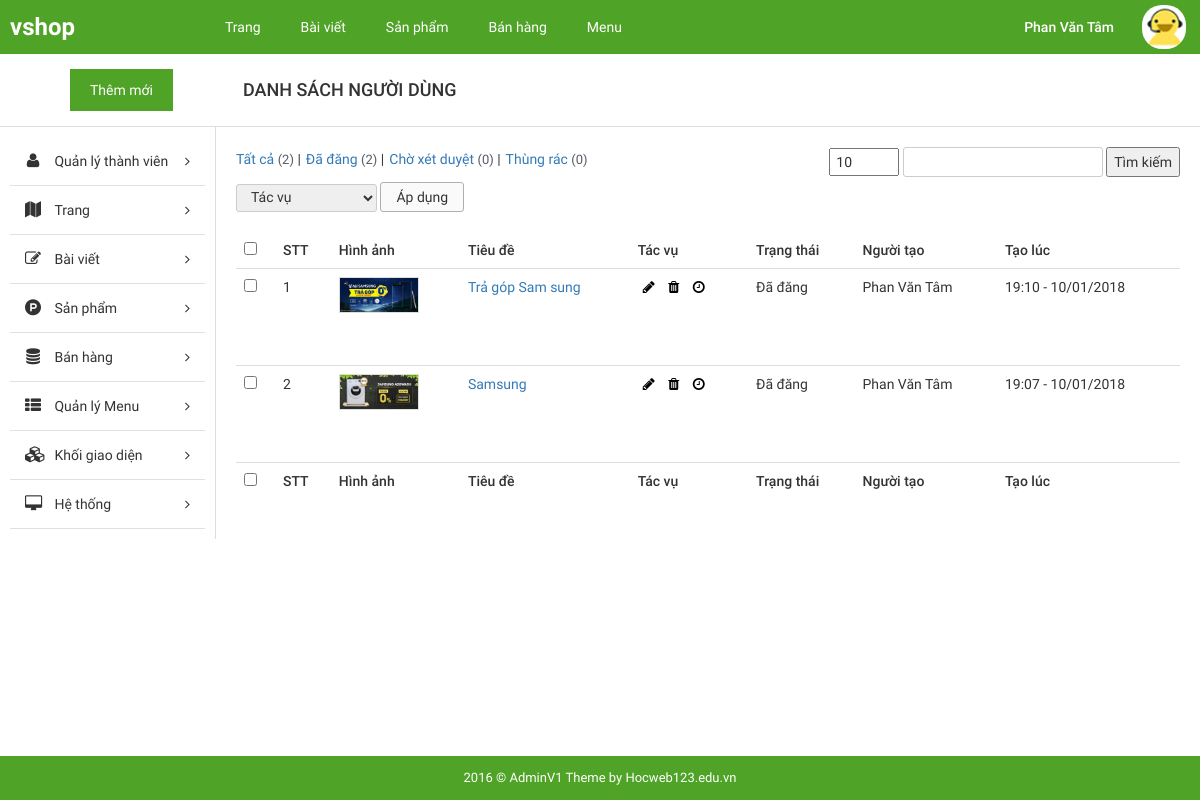
The page /admin/index.php?mod=theme&controller=slider&action=index (signed in) on the database its author committed.
### tables this page shows
CREATE TABLE `tbl_sytem` (
  `id` int(11) NOT NULL AUTO_INCREMENT,
  `title` varchar(200) NOT NULL,
  `describe` text NOT NULL,
  `tel` varchar(13) NOT NULL,
  `address` varchar(200) NOT NULL,
  `email` varchar(100) NOT NULL,
  `per_page` int(2) NOT NULL,
  PRIMARY KEY (`id`)
);

CREATE TABLE `tbl_user` (
  `user_id` int(5) NOT NULL AUTO_INCREMENT,
  `password` varchar(32) NOT NULL,
  `email` varchar(100) NOT NULL,
  `avatar` int(11) DEFAULT NULL,
  `level` int(1) NOT NULL DEFAULT '3',
  `salt` varchar(40) NOT NULL,
  `active` int(1) NOT NULL DEFAULT '1',
  `fullname` varchar(200) NOT NULL,
  `address` text,
  `tel` varchar(13) DEFAULT NULL,
  `facebook` varchar(200) DEFAULT NULL,
  `modify_at` int(12) DEFAULT NULL,
  `code_confirm` varchar(200) NOT NULL DEFAULT '{}',
  `create_at` int(11) NOT NULL,
  PRIMARY KEY (`user_id`),
  UNIQUE KEY `email` (`email`),
  KEY `avatar` (`avatar`),
  CONSTRAINT `tbl_user_ibfk_1` FOREIGN KEY (`avatar`) REFERENCES `tbl_media` (`media_id`)
);

CREATE TABLE `tbl_media` (
  `media_id` int(11) NOT NULL AUTO_INCREMENT,
  `url` varchar(200) NOT NULL,
  `title` varchar(200) DEFAULT NULL,
  `caption` varchar(200) DEFAULT NULL,
  `id_connect` int(11) DEFAULT '0',
  `active` int(1) NOT NULL DEFAULT '2',
  `type` int(1) NOT NULL,
  `create_at` int(11) NOT NULL,
  `create_by` int(11) DEFAULT NULL,
  PRIMARY KEY (`media_id`),
  KEY `id_connect` (`id_connect`),
  KEY `create_by` (`create_by`)
);

CREATE TABLE `tbl_slider` (
  `slider_id` int(11) NOT NULL AUTO_INCREMENT,
  `title` varchar(200) NOT NULL,
  `thumb` int(11) NOT NULL,
  `active` int(1) NOT NULL DEFAULT '2',
  `create_at` int(12) NOT NULL,
  `modify_at` int(12) NOT NULL,
  `create_by` int(5) NOT NULL,
  `modify_by` int(5) NOT NULL,
  PRIMARY KEY (`slider_id`),
  KEY `thumb` (`thumb`),
  KEY `create_by` (`create_by`),
  KEY `modify_by` (`modify_by`),
  CONSTRAINT `tbl_slider_ibfk_1` FOREIGN KEY (`thumb`) REFERENCES `tbl_media` (`media_id`)
);

### admin/modules/theme/views/indexSliderView.php (the view, shortened to what the rows shown need)
<?php get_header() ; ?>
    <div id="main-content-wp" class="list-post-page">
        <div class="section" id="title-page">
            <div class="clearfix">
                <a href="?mod=theme&controller=slider&action=add" title="" id="add-new" class="fl-left">Thêm mới</a>
                <h3 id="index" class="fl-left">Danh sách người dùng</h3>
            </div>
        </div>
        <div class="wrap clearfix">
            <div id="content" class="fl-right">
                <div class="section" id="detail-page">
                    <div class="section-detail">
                        <div class="filter-wp clearfix">
                            <ul class="post-status fl-left">
                                <li class="all"><a href="<?php echo $list_status['all']['url'] ;?>">Tất cả <span class="count">(<?php echo $list_status['all']['total'] ;?>)</span></a> |</li>
                                <li class="publish"><a href="<?php echo $list_status['active']['url'] ; ?>">Đã đăng <span class="count">(<?php echo $list_status['active']['total'] ; ?>)</span></a> |</li>
                                <li><a href="<?php echo $list_status['pending']['url'] ; ?>">Chờ xét duyệt <span class="count">(<?php echo $list_status['pending']['total'] ; ?>)</span></a> |</li>
                                <li <?php echo compare(get_info_user('level'),array('2','3'),"style='display:none' "); ?>><a href="<?php echo $list_status['trash']['url'] ; ;?>">Thùng rác <span class="count">(<?php echo $list_status['trash']['total'] ; ?>)</span></a></li>
                            </ul>
                            <form method="GET" action="" class="form-s fl-right">
                                <input style="width: 70px ;padding: 0px 5px; " min="1" type="number" value="<?php echo set_value('per_page') ;?>" name="per_page" />
                                <input type="text" name="q" id="q" value="<?php echo set_value('q'); ?>">
                                <button> Tìm kiếm </button>
                            </form>
                        </div>
                            <form method="POST" action="<?php echo '?mod='.get_module().'&controller='.get_controller().'&action=actions' ;?>" class="form-actions">
                                <div class="actions">
                                   <select name="actions">
                                        <option value="">Tác vụ</option>
                                    </select>
                                    <input type="submit" name="sm_action" value="Áp dụng">
                                </div>
                        <div class="table-responsive">
                            <table class="table list-table-wp">
                                <thead>
                                <tr>
                                    <td><input type="checkbox" name="checkAll" id="checkAll"></td>
                                    <td><span class="thead-text">STT</span></td>
                                    <td><span class="thead-text">Hình ảnh </span></td>
                                    <td style="width: 18%"><span class="thead-text">Tiêu đề </span></td>
                                    <td><span class="thead-text">Tác vụ</span></td>
                                    <td><span class="thead-text">Trạng thái</span></td>
                                    <td><span class="thead-text">Người tạo </span></td>
                                    <td><span class="thead-text">Tạo lúc</span></td>
                                </tr>
                                </thead>
                                <tbody>
                                <?php if(!empty($list_slider['data'])){
                                    $stt = $list_slider['stt'] ;
                                    foreach ($list_slider['data'] as $item) {
                                        $stt++ ;
                                ?>
                                        <tr>
                                            <td><input type="checkbox" name="id[]" value="<?php echo $item['slider_id'] ; ?>" class="checkItem"></td>
                                            <td><span class="tbody-text"><?php echo $stt; ?></h3></span></td>
                                            <td>
                                                <div class="tbody-thumb">
                                                    <img src="<?php echo $item['url'] ; ?>" alt="">
                                                </div>
                                            </td>
                                            <td><span class="tbody-text" style="color : #337ab7"><?php echo $item['title']; ?></span></td>
                                            <td>
                                                <div class="option-tool">
                                                    <a href="<?php echo $item['path']['edit'] ; ?>" title="Sửa" class="edit"><i class="fa fa-pencil" aria-hidden="true"></i></a>
                                                    <a href="<?php echo $item['path']['drop'] ; ?>" title="Xóa" class="delete"><i class="fa fa-trash" aria-hidden="true"></i></a>
                                                    <?php if($item['active'] == 1){ ?>
                                                        <a href="<?php echo $item['path']['pending'] ; ?>" title="Trở lại xét duyệt"><i class="fa fa-clock-o" aria-hidden="true"></i></a>
                                                    <?php }else{ ?>
                                                        <a href="<?php echo $item['path']['public'] ; ?>" title="Xét duyệt ngay"><i class="fa fa-check-square-o" aria-hidden="true"></i></a>
                                                    <?php } ?>
                                                </div>
                                            </td>
                                            <td><span class="tbody-text"><?php echo convert_active_post($item['active']); ?></span></td>
                                            <td><span class="tbody-text"><?php echo get_info_user_by_id($item['create_by'],'fullname'); ?></span></td>
                                            <td><span class="tbody-text"><?php echo format_date($item['create_at']); ?></span></td>
                                        </tr>
                                    <?php  }} ?>
                                </tbody>
                                <thead>
                                <tr>
                                    <td><input type="checkbox" name="checkAll" id="checkAll"></td>
                                    <td><span class="thead-text">STT</span></td>
                                    <td><span class="thead-text">Hình ảnh </span></td>
                                    <td><span class="thead-text">Tiêu đề</span></td>
                                    <td><span class="thead-text">Tác vụ</span></td>
                                    <td><span class="thead-text">Trạng thái</span></td>
                                    <td><span class="thead-text">Người tạo </span></td>
                                    <td><span class="thead-text">Tạo lúc</span></td>
                                </tr>
                                </thead>
                            </table>
                        </div>
                        </form>
                    </div>
                </div>
            </div>
        </div>
    </div>

### admin/core/base.php (shortened to what the rows shown need)
<?php
function get_controller() {
    global $config;
    $controller = isset($_GET['controller']) ? $_GET['controller'] : $config['default_controller'];
    return $controller;
}
function get_module() {
    global $config;
    $module = isset($_GET['mod']) ? $_GET['mod'] : $config['default_module'];
    return $module;
}
function get_action() {
    global $config;
    $action = isset($_GET['action']) ? $_GET['action'] : $config['default_action'];
    return $action;
}
function call_function($list_function = array()) {
    if (is_array($list_function)) {
        foreach ($list_function as $f) {
            if (function_exists($f())) {
                $f();
            }
        }
    }
}
function load_view($name, $data_send = array()) {
    $path = MODULESPATH . DIRECTORY_SEPARATOR . get_module() . DIRECTORY_SEPARATOR . 'views' . DIRECTORY_SEPARATOR . $name . 'View.php';
    if (file_exists($path)) {
        require $path;
    } else {
        echo "Không tìm thấy {$path}";
    }
}
function get_header($name = 'main') {
    $path = LAYOUTPATH . DIRECTORY_SEPARATOR .'header'.DIRECTORY_SEPARATOR . $name . '.php';
    if (file_exists($path)) {
        require $path;
    } else {
        echo "Không tìm thấy {$path}";
    }
}
function get_footer($name = 'main') {
    global $data;
    $path = LAYOUTPATH . DIRECTORY_SEPARATOR .'footer'.DIRECTORY_SEPARATOR. $name . '.php';
    if (file_exists($path)) {
        if (is_array($data)) {
            foreach ($data as $key => $a) {
                $$key = $a;
            }
        }
        require $path;
    } else {
        echo "Không tìm thấy {$path}";
    }
}
function get_sidebar($name = '') {
    global $data;
    if (empty($name)) {
        $name = 'main';
    }
    $path = LAYOUTPATH . DIRECTORY_SEPARATOR.'sidebar'.DIRECTORY_SEPARATOR. $name . '.php';
    if (file_exists($path)) {
        if (is_array($data)) {
            foreach ($data as $key => $a) {
                $$key = $a;
            }
        }
        require $path;
    } else {
        echo "Không tìm thấy {$path}";
    }
}
?>

### admin/layout/header/main.php (shortened to what the rows shown need)
<!DOCTYPE html>
<html>
<head>
    <link href="public/css/bootstrap/bootstrap.min.css" rel="stylesheet" type="text/css"/>
    <link href="public/css/bootstrap/bootstrap-theme.min.css" rel="stylesheet" type="text/css"/>
    <link href="public/reset.css" rel="stylesheet" type="text/css"/>
    <link href="public/css/font-awesome/css/font-awesome.min.css" rel="stylesheet" type="text/css"/>
    <link href="public/style.css" rel="stylesheet" type="text/css"/>
    <link href="public/responsive.css" rel="stylesheet" type="text/css"/>
</head>
<body>
<div id="site">
    <div id="container">
        <div id="header-wp">
            <div class="wp-inner clearfix">
                <a href="?" title="" id="logo" class="fl-left">
                    <?php
                        $info_sytem = db_fetch_row("SELECT * FROM `tbl_sytem` ") ;
                        echo $info_sytem['title'] ;
                    ?>
                </a>
                <ul id="main-menu" class="fl-left">
                     <?php $level = get_info_user('level') ; ?>
                    <li <?php echo compare($level,3,"style='display:none' "); ?>>
                        <a href="?mod=page&controller=index&action=index" title="">Trang</a>
                    </li>
                    <li>
                        <a href="?mod=post&controller=index&action=index" title="">Bài viết</a>
                    </li>
                    <li>
                        <a href="?mod=product&controller=index&action=index" title="">Sản phẩm</a>
                    </li>
                    <li  <?php echo compare($level,3,"style='display:none' "); ?> >
                        <a href="?controller=order&mod=product&action=index" title="">Bán hàng</a>
                    </li>
                    <li <?php echo compare($level,3,"style='display:none' "); ?>>
                        <a href="?mod=theme&controller=menu&action=index" title="">Menu</a>
                    </li>
                </ul>
                <div id="dropdown-user" class="dropdown dropdown-extended fl-right">
                    <button class="dropdown-toggle clearfix" type="button"  data-toggle="dropdown" aria-haspopup="true" aria-expanded="true">
                        <h3 id="account" class="fl-left"><?php echo get_info_user('name') ; ?></h3>
                        <div id="thumb-circle" class="fl-right">
                            <img src="<?php echo get_avatar_user() ; ?>">
                        </div>
                    </button>
                </div>
            </div>
        </div>

### rows shown on the page
tbl_sytem: title "vshop"
tbl_user: avatar.url (picture)
tbl_slider: thumb.url (picture), title "Trả góp Sam sung", active "Đã đăng", create_by.fullname "Phan Văn Tâm", create_at "19:10 - 10/01/2018"
tbl_slider: thumb.url (picture), title "Samsung", active "Đã đăng", create_by.fullname "Phan Văn Tâm", create_at "19:07 - 10/01/2018"
